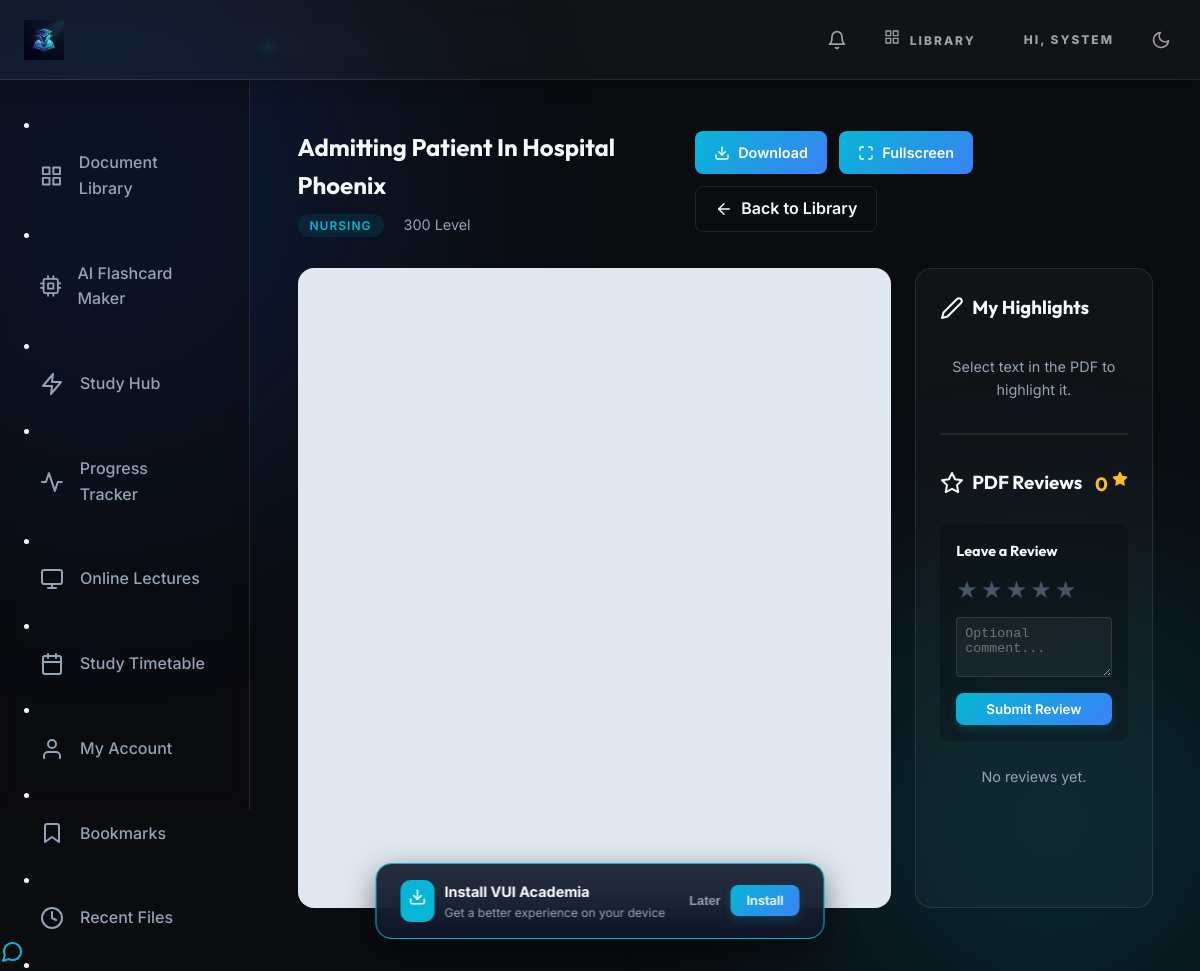
The page /view/3 (signed in) on the database its author committed.
### models.py (models this page shows, shortened)
class User(UserMixin, db.Model):
    id = db.Column(db.Integer, primary_key=True)
    full_name = db.Column(db.String(150), nullable=False)
    matric_number = db.Column(db.String(50), unique=True, nullable=False)
    email = db.Column(db.String(150), unique=True, nullable=True)
    password_hash = db.Column(db.String(256), nullable=False)
    profile_picture = db.Column(db.String(255), default='default.png')
    is_admin = db.Column(db.Boolean, default=False)
    department = db.Column(db.String(100), nullable=True)
    trial_start_date = db.Column(db.DateTime, default=datetime.utcnow)
    subscription_status = db.Column(db.String(50), default='trial') # 'trial', 'expired', 'active'
    streak_days = db.Column(db.Integer, default=0)
    role = db.Column(db.String(20), default='student') # 'student', 'lecturer', 'admin'
    security_question = db.Column(db.String(255), nullable=True)
    security_answer = db.Column(db.String(255), nullable=True)
    bookmarks = db.relationship('Bookmark', backref='user', lazy=True)
    flashcard_decks = db.relationship('FlashcardDeck', backref='author', lazy=True)
    registered_courses = db.relationship('UserCourse', backref='user', lazy=True)
    timetable_entries = db.relationship('TimetableEntry', backref='user', lazy=True)
    notifications = db.relationship('Notification', backref='user', lazy=True)

class Document(db.Model):
    id = db.Column(db.Integer, primary_key=True)
    title = db.Column(db.String(255), nullable=False)
    filename = db.Column(db.String(255), nullable=False)
    department = db.Column(db.String(100), nullable=False)
    level = db.Column(db.Integer, nullable=False)
    uploader_id = db.Column(db.Integer, db.ForeignKey('user.id'), nullable=True)
    upload_date = db.Column(db.DateTime, default=datetime.utcnow)
    bookmarks = db.relationship('Bookmark', backref='document', lazy=True)
    reviews = db.relationship('Review', backref='document', lazy=True, cascade="all, delete-orphan")

### app.py (the view, shortened to what this page needs)
    def wrapper(*args, **kwargs):
        if not current_user.is_authenticated:
            return redirect(url_for('login'))
        if current_user.is_admin:
            return func(*args, **kwargs)

### templates/view.html (shortened to what this page needs)
{% extends "base.html" %}
{% block content %}
<div class="container" id="view-container" style="max-width: 100%; padding: 0 5%;">
    <div id="view-header" style="display: flex; justify-content: space-between; align-items: center; margin: 1rem 0 2rem;">
        <div>
            <h2 style="margin-bottom: 0.5rem;">{{ document.title }}</h2>
            <div style="color: var(--text-muted); font-size: 0.9rem;">
                <span class="doc-badge">{{ document.department }}</span>
                <span style="margin-left: 1rem;">{{ document.level }} Level</span>
            </div>
        </div>
        <div style="display: flex; gap: 0.75rem; flex-wrap: wrap;">
            {% if current_user.subscription_status == 'active' or current_user.is_admin %}
            <a href="{{ url_for('download_document', doc_id=document.id) }}" class="fullscreen-btn" style="text-decoration: none;"><i data-feather="download" style="width: 16px; height: 16px;"></i> Download</a>
            {% else %}
            <a href="{{ url_for('checkout') }}" class="fullscreen-btn" style="text-decoration: none; background: linear-gradient(135deg, #475569, #334155); opacity: 0.7;" title="Premium only">
                <i data-feather="lock" style="width: 16px; height: 16px;"></i> Download (Premium)
            </a>
            {% endif %}
            <button class="fullscreen-btn" onclick="goFullscreen()"><i data-feather="maximize" style="width: 16px; height: 16px;"></i> Fullscreen</button>
            <a href="{{ url_for('dashboard') }}" class="btn btn-outline"><i data-feather="arrow-left" style="margin-right: 0.5rem; width: 18px; height: 18px;"></i> Back to Library</a>
        </div>
    </div>
    <div class="pdf-container">
        <div class="pdf-viewer-area" id="pdf-viewer">
        </div>
        <div class="highlights-sidebar">
            <h3 style="margin-bottom: 1.5rem; display: flex; align-items: center; gap: 0.5rem;">
                <i data-feather="edit-2"></i> My Highlights
            </h3>
            <div id="highlights-list">
                {% for h in highlights %}
                <div class="highlight-card" id="hlt-{{ h.id }}">
                    <button class="delete-hlt" onclick="deleteHighlight({{ h.id }})"><i data-feather="trash-2" style="width: 14px;"></i></button>
                    <p style="font-size: 0.9rem; line-height: 1.4; margin-bottom: 0.5rem;">"{{ h.text }}"</p>
                    <span style="font-size: 0.75rem; color: var(--text-muted);">Page {{ h.page_num }}</span>
                </div>
                {% else %}
                <p id="no-highlights" style="color: var(--text-muted); font-size: 0.9rem; text-align: center; margin-top: 2rem;">Select text in the PDF to highlight it.</p>
                {% endfor %}
            </div>
            <hr style="border-color: rgba(255,255,255,0.1); margin: 2rem 0;">
            <h3 style="margin-bottom: 1.5rem; display: flex; align-items: center; justify-content: space-between;">
                <span style="display: flex; align-items: center; gap: 0.5rem;"><i data-feather="star"></i> PDF Reviews</span>
                <span style="font-size: 1.2rem; color: #fbbf24;">{{ avg_rating }} <i data-feather="star" style="width: 16px; fill: currentColor;"></i></span>
            </h3>
            <div style="background: rgba(0,0,0,0.2); padding: 1rem; border-radius: 8px; margin-bottom: 1.5rem;">
                <h4 style="font-size: 0.9rem; margin-bottom: 0.5rem;">{{ 'Update' if user_review else 'Leave' }} a Review</h4>
                <div class="pdf-star-rating" style="margin-bottom: 0.5rem;">
                    <input type="radio" id="pdf_star5" name="pdf_rating" value="5" {% if user_review and user_review.rating == 5 %}checked{% endif %} /><label for="pdf_star5" title="5 stars">★</label>
                    <input type="radio" id="pdf_star4" name="pdf_rating" value="4" {% if user_review and user_review.rating == 4 %}checked{% endif %} /><label for="pdf_star4" title="4 stars">★</label>
                    <input type="radio" id="pdf_star3" name="pdf_rating" value="3" {% if user_review and user_review.rating == 3 %}checked{% endif %} /><label for="pdf_star3" title="3 stars">★</label>
                    <input type="radio" id="pdf_star2" name="pdf_rating" value="2" {% if user_review and user_review.rating == 2 %}checked{% endif %} /><label for="pdf_star2" title="2 stars">★</label>
                    <input type="radio" id="pdf_star1" name="pdf_rating" value="1" {% if user_review and user_review.rating == 1 %}checked{% endif %} /><label for="pdf_star1" title="1 star">★</label>
                </div>
                <textarea id="pdf-review-comment" placeholder="Optional comment..." style="width: 100%; background: rgba(255,255,255,0.05); border: 1px solid rgba(255,255,255,0.1); color: white; padding: 0.5rem; border-radius: 4px; margin-bottom: 0.5rem; min-height: 60px;">{% if user_review %}{{ user_review.comment or '' }}{% endif %}</textarea>
                <button type="button" onclick="submitPdfReview()" class="btn btn-primary" style="width: 100%; padding: 0.5rem;">Submit Review</button>
            </div>
            <div id="pdf-reviews-list">
                {% for r in reviews %}
                <div class="pdf-review-card">
                    <div style="display: flex; justify-content: space-between; margin-bottom: 0.5rem;">
                        <strong>{{ r.user.full_name }}</strong>
                        <span style="color: #fbbf24;">{{ '★' * r.rating }}{{ '☆' * (5 - r.rating) }}</span>
                    </div>
                    {% if r.comment %}
                    <p style="font-size: 0.85rem; color: var(--text-muted); margin-bottom: 0;">{{ r.comment }}</p>
                    {% endif %}
                    <div style="font-size: 0.7rem; color: #64748b; margin-top: 0.5rem; text-align: right;">{{ r.created_at.strftime('%Y-%m-%d') }}</div>
                </div>
                {% else %}
                <p style="color: var(--text-muted); font-size: 0.9rem; text-align: center;">No reviews yet.</p>
                {% endfor %}
            </div>
    </div>
</div>
{% endblock %}

### templates/base.html (shortened to what this page needs)
<!DOCTYPE html>
<html lang="en">
<head>
    <link rel="stylesheet" href="{{ url_for('static', filename='css/index.css') }}">
</head>
<body>
    <header class="header">
        <div class="header-cover">
            <a href="{{ url_for('index') }}" class="brand">
                <img src="{{ url_for('static', filename='img/logo.png') }}" alt="VUI Logo">
                <span class="brand-text">VUI ACADEMIA<span class="brand-dot">.</span></span>
            </a>
            <div class="header-actions">
                {% if current_user.is_authenticated %}
                    <button onclick="document.getElementById('notif-modal').style.display='flex'" class="icon-btn" style="position: relative;">
                        <i data-feather="bell" style="width: 20px; height: 20px;"></i>
                        {% set unread_count = current_user.notifications|rejectattr('is_read')|list|length %}
                    </button>
                    <a href="{{ url_for('dashboard') }}" class="header-link" style="margin-right: 1rem;"><i data-feather="grid" style="width: 16px; height: 16px; margin-right: 0.3rem;"></i> Library</a>
                    <span class="header-link">HI, {{ current_user.full_name.split()[0] | upper }}</span>
                {% else %}
                    <a href="{{ url_for('login') }}" class="header-link" style="color: #06b6d4;">Login</a>
                    <a href="{{ url_for('register') }}" class="header-link" style="color: #06b6d4;">Register</a>
                {% endif %}
                <button id="theme-toggle" class="icon-btn" aria-label="Toggle Theme">
                    <i data-feather="moon" id="theme-icon" style="width: 20px; height: 20px;"></i>
                </button>
            </div>
        </div>
    </header>
    <div class="app-container">
        {% if current_user.is_authenticated %}
        <aside class="global-sidebar slide-in-left">
            <div class="sidebar-nav">
                <li><a href="{{ url_for('dashboard') }}" class="{% if request.endpoint == 'dashboard' %}active{% endif %}"><i data-feather="grid"></i> Document Library</a></li>
                <li><a href="{{ url_for('ai_generator') }}" class="{% if request.endpoint == 'ai_generator' %}active{% endif %}"><i data-feather="cpu"></i> AI Flashcard Maker</a></li>
                <li><a href="{{ url_for('study_hub') }}" class="{% if request.endpoint == 'study_hub' %}active{% endif %}"><i data-feather="zap"></i> Study Hub</a></li>
                <li><a href="{{ url_for('progress_tracker') }}" class="{% if request.endpoint == 'progress_tracker' %}active{% endif %}"><i data-feather="activity"></i> Progress Tracker</a></li>
                <li><a href="{{ url_for('lectures') }}" class="{% if request.endpoint == 'lectures' %}active{% endif %}"><i data-feather="monitor"></i> Online Lectures</a></li>
                <li><a href="{{ url_for('timetable') }}" class="{% if request.endpoint == 'timetable' %}active{% endif %}"><i data-feather="calendar"></i> Study Timetable</a></li>
                <li><a href="{{ url_for('profile') }}" class="{% if request.endpoint == 'profile' %}active{% endif %}"><i data-feather="user"></i> My Account</a></li>
                <li><a href="{{ url_for('bookmarks_view') }}" class="{% if request.endpoint == 'bookmarks_view' %}active{% endif %}"><i data-feather="bookmark"></i> Bookmarks</a></li>
                <li><a href="{{ url_for('recent_history') }}" class="{% if request.endpoint == 'recent_history' %}active{% endif %}"><i data-feather="clock"></i> Recent Files</a></li>
                {% if current_user.is_admin or current_user.role == 'lecturer' %}
                <li></li>
                {% endif %}
            </div>
        </aside>
        {% endif %}
        <main class="main-content fade-in">
            {% block content %}{% endblock %}
        </main>
    </div>
    <a href="https://wa.me/2349132921718" class="whatsapp-float" target="_blank" title="Chat with Admin">
        <i data-feather="message-circle"></i>
    </a>
                {% set all_notifs = current_user.notifications|sort(attribute='created_at', reverse=True) %}
    <div id="pwa-install-banner">
        <div style="display: flex; align-items: center; gap: 10px;">
            <div style="background: var(--accent-cyan); padding: 8px; border-radius: 10px;">
                <i data-feather="download" style="width: 18px; height: 18px; color: white;"></i>
            </div>
            <div>
                <div style="font-weight: 700; font-size: 0.9rem; color: white;">Install VUI Academia</div>
                <div style="font-size: 0.75rem; color: var(--text-muted);">Get a better experience on your device</div>
            </div>
        </div>
        <div style="display: flex; gap: 10px;">
            <button id="pwa-cancel" style="background: none; border: none; color: var(--text-muted); cursor: pointer; font-size: 0.8rem; font-weight: 600;">Later</button>
            <button id="pwa-install-btn" class="btn btn-primary" style="padding: 0.5rem 1rem; font-size: 0.8rem;">Install</button>
        </div>
    </div>
</body>
</html>

### rows shown on the page
User: full_name "SYSTEM"
Document: title "Admitting Patient In Hospital Phoenix", department "NURSING", level "300"

### other values the page prints
{{ avg_rating }} "0"
{{ 'Update' if user_review else 'Leave' }} "Leave"
